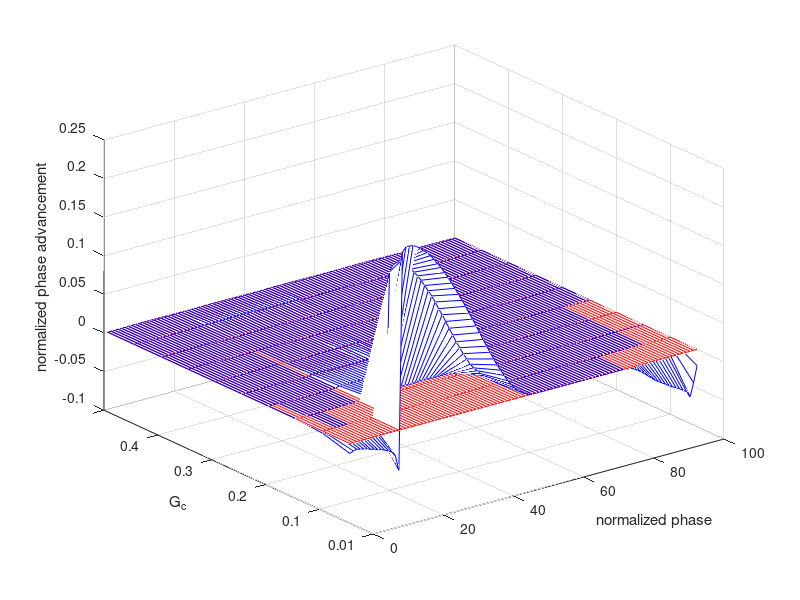
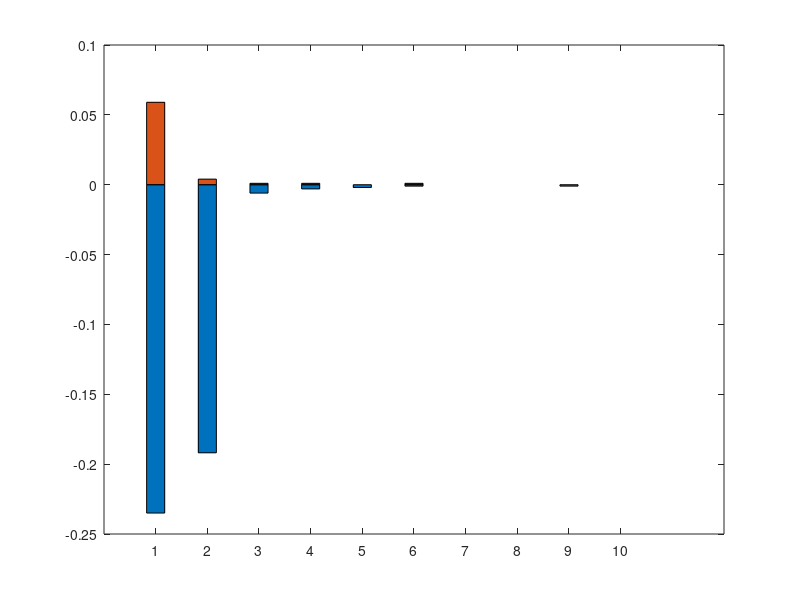

The MATLAB script that drew these images, in order:
clear all
clc

Gc = [0.01:0.01:0.1];
num_phase = 100;

%% RG
% load('RG_0.5.mat')
% 
% figure(1)
% mesh (RG_phase_shift,'edgecolor','r')
% hold on
% mesh (phase_shift,'edgecolor','b')
% yticklabels([0.01 0.1 0.2 0.3 0.4])
% 
% xlabel('normalized phase')
% ylabel('G_c')
% zlabel('normalized phase advancement')
% Gc
% figure (2)
% PD = RG_phase_shift - phase_shift;
% 
% PD_R = [min(PD');max(PD')]';
% bar(PD_R,'stacked','BarWidth',0.35, 'ShowBaseLine', 'off')

%% PF
load('PF_0.5.mat')

figure(1)
mesh (RG_phase_shift,'edgecolor','r')
hold on
mesh (phase_shift,'edgecolor','b')
yticklabels([0.01 0.1 0.2 0.3 0.4])

xlabel('normalized phase')
ylabel('G_c')
zlabel('normalized phase advancement')

figure (2)
PD = RG_phase_shift - phase_shift;

PD_R = [min(PD');max(PD')]';
bar(PD_R,'stacked','BarWidth',0.35, 'ShowBaseLine', 'off')
